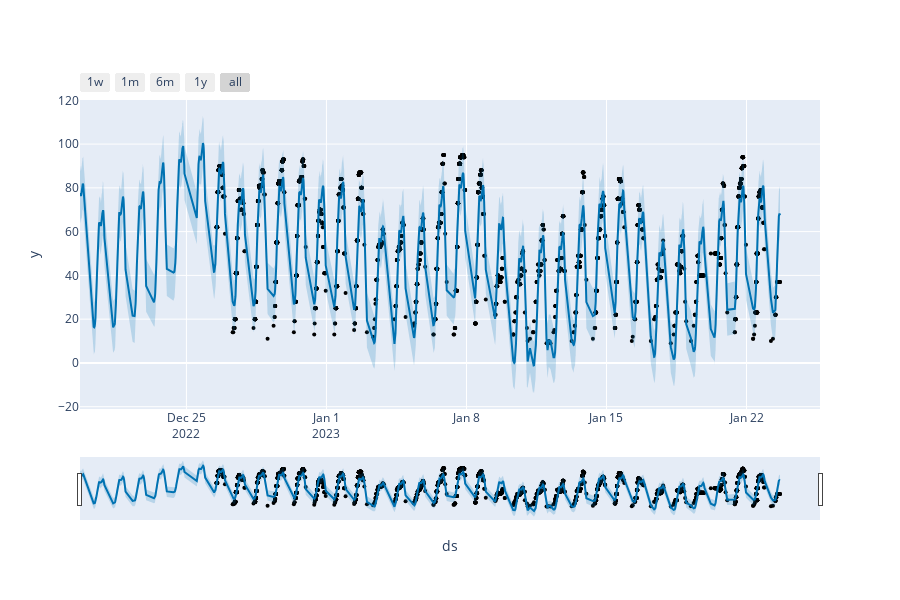

Notebook source saved alongside this figure:
### Code cell
plot_plotly(m, forecast)

### Figure 1 — Plotly figure (JSON) as saved in the notebook; plotly's stock layout.template omitted (floating-point values rounded to 4 significant figures; data arrays with more than 128 entries replaced by an {"elided": "..."} marker saying what was removed)
{"data": [{"marker": {"color": "black", "size": 4}, "mode": "markers", "name": "Actual", "type": "scatter", "x": {"elided": "3562 str values"}, "y": {"elided": "3562 int values"}}, {"hoverinfo": "skip", "line": {"width": 0}, "mode": "lines", "type": "scatter", "x": {"elided": "4467 str values"}, "y": {"elided": "4467 float values"}}, {"fill": "tonexty", "fillcolor": "rgba(0, 114, 178, 0.2)", "line": {"color": "#0072B2", "width": 2}, "mode": "lines", "name": "Predicted", "type": "scatter", "x": {"elided": "4467 str values"}, "y": {"elided": "4467 float values"}}, {"fill": "tonexty", "fillcolor": "rgba(0, 114, 178, 0.2)", "hoverinfo": "skip", "line": {"width": 0}, "mode": "lines", "type": "scatter", "x": {"elided": "4467 str values"}, "y": {"elided": "4467 float values"}}], "layout": {"height": 600, "showlegend": false, "width": 900, "xaxis": {"rangeselector": {"buttons": [{"count": 7, "label": "1w", "step": "day", "stepmode": "backward"}, {"count": 1, "label": "1m", "step": "month", "stepmode": "backward"}, {"count": 6, "label": "6m", "step": "month", "stepmode": "backward"}, {"count": 1, "label": "1y", "step": "year", "stepmode": "backward"}, {"step": "all"}]}, "rangeslider": {"visible": true}, "title": {"text": "ds"}, "type": "date"}, "yaxis": {"title": {"text": "y"}}}}
